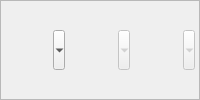
       <widget class="QFrame" name="OptionsLayout">
        <property name="sizePolicy">
         <sizepolicy hsizetype="Expanding" vsizetype="Fixed">
          <horstretch>0</horstretch>
          <verstretch>0</verstretch>
         </sizepolicy>
        </property>
        <property name="minimumSize">
         <size>
          <width>0</width>
          <height>0</height>
         </size>
        </property>
        <property name="styleSheet">
         <string notr="true">QFrame#OptionsLayout{
background-color: rgb(227,227,227);
border: 2px solid rgba(0, 0, 0,0.3);
padding: 2 px;
}

QToolButton{
border: 0px;
border-radius: 5px;
background-position: left;
}

QToolButton:Hover{
background-color: rgb(255,255,255);

}

QButton{
background-color:rgb(85, 255, 255);
}

QButton:Hover{
background-color:rgb(85, 170, 255);
}</string>
        </property>
        <property name="frameShape">
         <enum>QFrame::StyledPanel</enum>
        </property>
        <property name="frameShadow">
         <enum>QFrame::Raised</enum>
        </property>
        <layout class="QHBoxLayout" name="horizontalLayout_2">
         <property name="spacing">
          <number>0</number>
         </property>
         <property name="leftMargin">
          <number>0</number>
         </property>
         <property name="topMargin">
          <number>0</number>
         </property>
         <property name="rightMargin">
          <number>0</number>
         </property>
         <property name="bottomMargin">
          <number>0</number>
         </property>
         <item>
          <widget class="QWidget" name="OptionsFirst" native="true">
           <property name="sizePolicy">
            <sizepolicy hsizetype="Fixed" vsizetype="Fixed">
             <horstretch>0</horstretch>
             <verstretch>0</verstretch>
            </sizepolicy>
           </property>
           <property name="minimumSize">
            <size>
             <width>40</width>
             <height>40</height>
            </size>
           </property>
           <layout class="QHBoxLayout" name="horizontalLayout_3">
            <property name="spacing">
             <number>5</number>
            </property>
            <property name="leftMargin">
             <number>0</number>
            </property>
            <property name="topMargin">
             <number>0</number>
            </property>
            <property name="rightMargin">
             <number>0</number>
            </property>
            <property name="bottomMargin">
             <number>0</number>
            </property>
            <item>
             <widget class="QToolButton" name="UploadFiles">
              <property name="minimumSize">
               <size>
                <width>60</width>
                <height>40</height>
               </size>
              </property>
              <property name="cursor">
               <cursorShape>PointingHandCursor</cursorShape>
              </property>
              <property name="focusPolicy">
               <enum>Qt::TabFocus</enum>
              </property>
              <property name="styleSheet">
               <string notr="true">QToolButton{
background-position: left;
}</string>
              </property>
              <property name="inputMethodHints">
               <set>Qt::ImhHiddenText</set>
              </property>
              <property name="text">
               <string comment="Subir Archivos" extracomment="Subir Archivos"/>
              </property>
              <property name="icon">
               <iconset>
                <normaloff>../../resources/img/viewDICOM/carga-de-carpeta.png</normaloff>../../resources/img/viewDICOM/carga-de-carpeta.png</iconset>
              </property>
              <property name="iconSize">
               <size>
                <width>30</width>
                <height>30</height>
               </size>
              </property>
              <property name="checkable">
               <bool>true</bool>
              </property>
              <property name="checked">
               <bool>false</bool>
              </property>
              <property name="autoRepeat">
               <bool>false</bool>
              </property>
              <property name="autoExclusive">
               <bool>false</bool>
              </property>
              <property name="popupMode">
               <enum>QToolButton::MenuButtonPopup</enum>
              </property>
             </widget>
            </item>
            <item>
             <widget class="QToolButton" name="CantViews">
              <property name="enabled">
               <bool>false</bool>
              </property>
              <property name="minimumSize">
               <size>
                <width>60</width>
                <height>40</height>
               </size>
              </property>
              <property name="cursor">
               <cursorShape>PointingHandCursor</cursorShape>
              </property>
              <property name="text">
               <string/>
              </property>
              <property name="icon">
               <iconset>
                <normaloff>../../resources/img/viewDICOM/categoria-alternativa.png</normaloff>../../resources/img/viewDICOM/categoria-alternativa.png</iconset>
              </property>
              <property name="iconSize">
               <size>
                <width>30</width>
                <height>30</height>
               </size>
              </property>
              <property name="popupMode">
               <enum>QToolButton::MenuButtonPopup</enum>
              </property>
             </widget>
            </item>
            <item>
             <widget class="QToolButton" name="SelectView">
              <property name="enabled">
               <bool>false</bool>
              </property>
              <property name="minimumSize">
               <size>
                <width>60</width>
                <height>40</height>
               </size>
              </property>
              <property name="cursor">
               <cursorShape>PointingHandCursor</cursorShape>
              </property>
              <property name="text">
               <string/>
              </property>
              <property name="icon">
               <iconset>
                <normaloff>../../resources/img/viewDICOM/tomografia-computarizada.png</normaloff>../../resources/img/viewDICOM/tomografia-computarizada.png</iconset>
              </property>
              <property name="iconSize">
               <size>
                <width>30</width>
                <height>30</height>
               </size>
              </property>
              <property name="popupMode">
               <enum>QToolButton::MenuButtonPopup</enum>
              </property>
             </widget>
            </item>
           </layout>
          </widget>
         </item>
        </layout>
       </widget>
